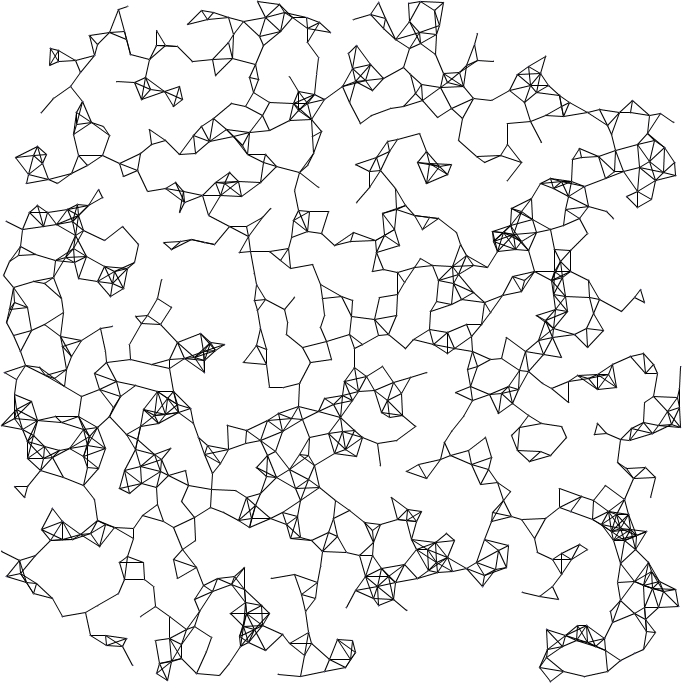
#> input picture Program/test_1.png, 682 x 683 px
$ python FYP_Ben_2.py
#> lines starting #> are read from the running program, lines starting #| are printed output that depends on the picture; after the words box and inside, x2 and y2 are one past the last pixel; in counts of white or black regions, pixels touching at a corner belong together
"""
Created on Mon Oct  7 00:21:49 2019
2019_UM_FST_CPS_FYP_Hole Detection in Sensor Network Project

FYP_07_10_2019
@author:     Ng Kim Hou
@Student ID: DB625369
@Description:
1. Test input an image convert to bitmap
2. Find all the edges

"""
from PIL import Image
import matplotlib.pyplot as plt
import cv2
import numpy as np

#Input the image and the image convert RGB mode
img = Image.open("test_1.png").convert('RGB')

#Copy the image
b_img = img.copy()

#load the image
pixels = b_img.load()

'''

#useing the black pixels to find the edges
for x in range(b_img.height-1):
    for y in range(b_img.width-1):

        #If the pixels is black, change the color to red.
        if (pixels[x, y] != (255, 255, 255)):
            pixels[x, y] = (255, 0, 0)
'''


img2 = cv2.imread('test_1.png')
p_list = []
lowerb = np.array([0, 0, 0])
upperb = np.array([254, 254, 254])
network = cv2.inRange(img2, lowerb, upperb)
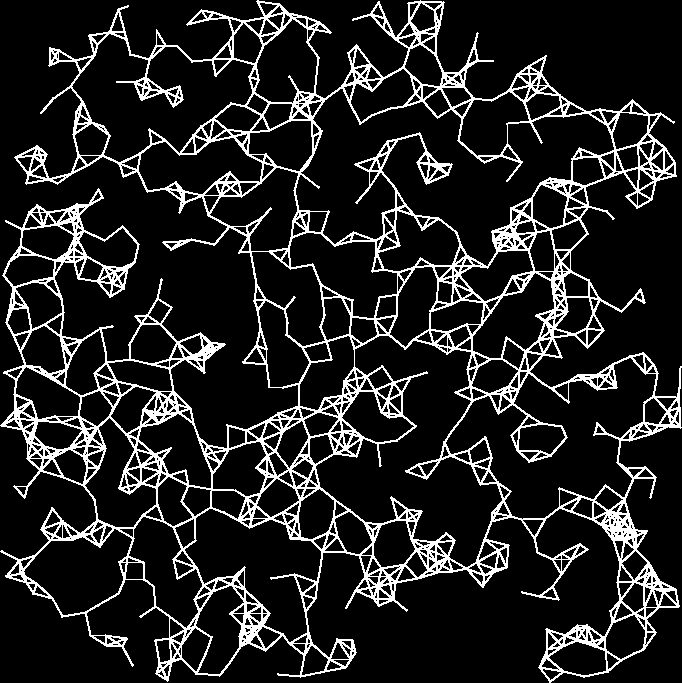
#> network: shape (683, 682); 13.7% white in thin lines or dots
t_point = np.zeros((network.shape[0],network.shape[1]))
cv2.imshow('network',network)
cv2.waitKey(0)
def find_point(img,x,y):
    if (x >= img.shape[0] -4 or y >= img.shape[1] - 4):
        return False
    #print('img:',img_a)
    #print('x:',x_1)
    #print('y:',y_1)
    for x_1 in range(x,x+4):
        #print('x:',x_1)
        for y_1 in range(y,y+4):
            #print('y:',y_1)
            if (img[x,y] == 0):
                #print('not a point:',img_a[x_1,y_1],x_1,y_1)
                return False
    return True

for x in range(network.shape[0]-4):
    for y in range(network.shape[1]-4):
        #If the pixels is black, change the color to red.

        if (find_point(network,x,y) == True):
             p_list.append([x+3,y+3])
             t_point[x+3,y+3] = 255
             x= x+3
             y= y+3
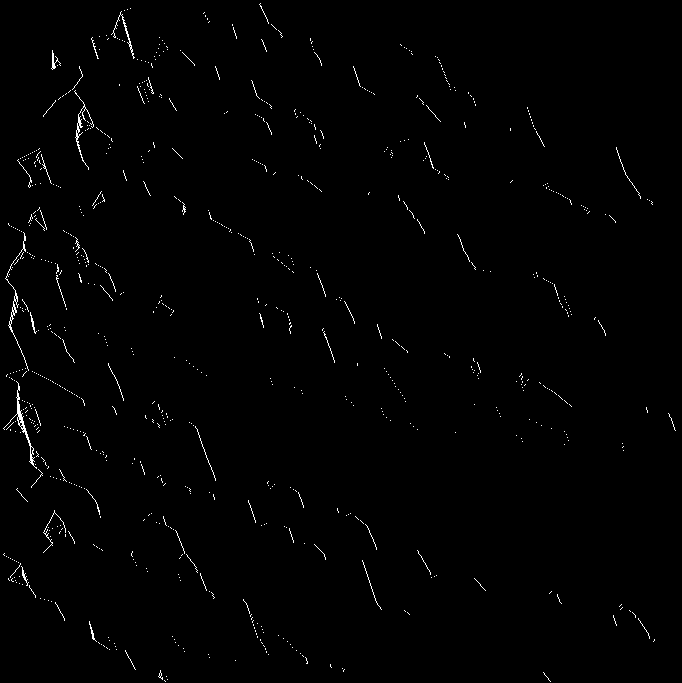
#> t_point: shape (683, 682) float64; 0.86% white in thin lines or dots
#> after the loop, y = 677


cv2.imshow('Point',t_point)
cv2.waitKey(0)
print('DONE')
'''
#Save the image as bitmap
b_img.save("test1.bmp")

plt.figure("img")
plt.imshow(img)
plt.figure("b_img")
plt.imshow(b_img)

plt.title('the result')
plt.show()
'''

$ run again, with Program/data_2.png copied over Program/test_1.png
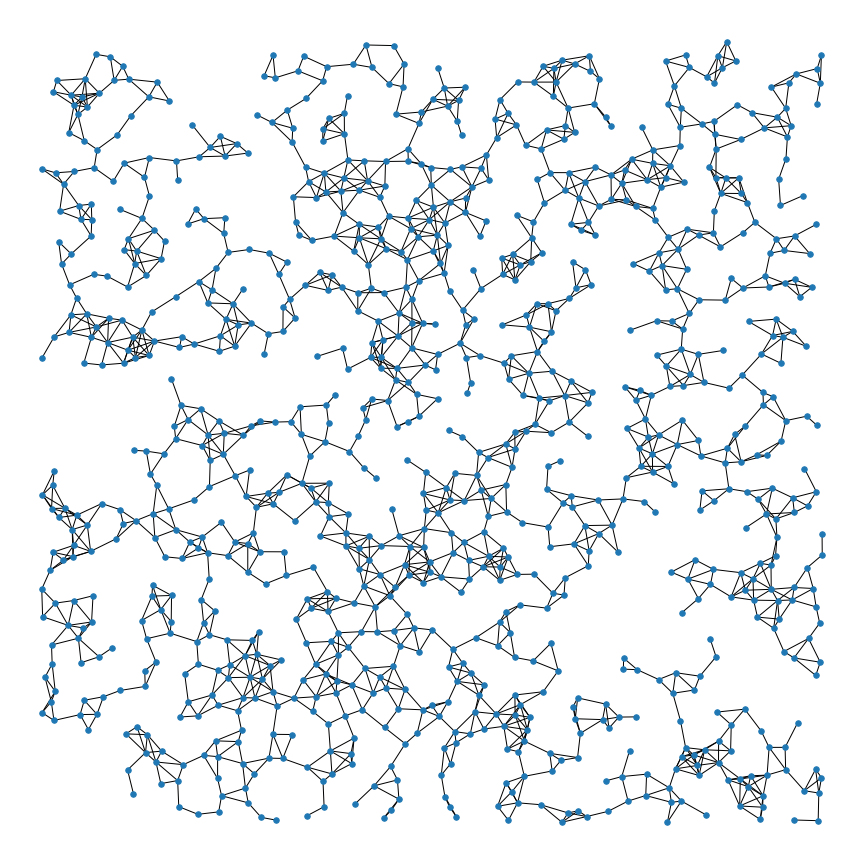
#> input picture Program/data_2.png, 864 x 864 px
#> `network = cv2.inRange(img2, lowerb, upperb)`:
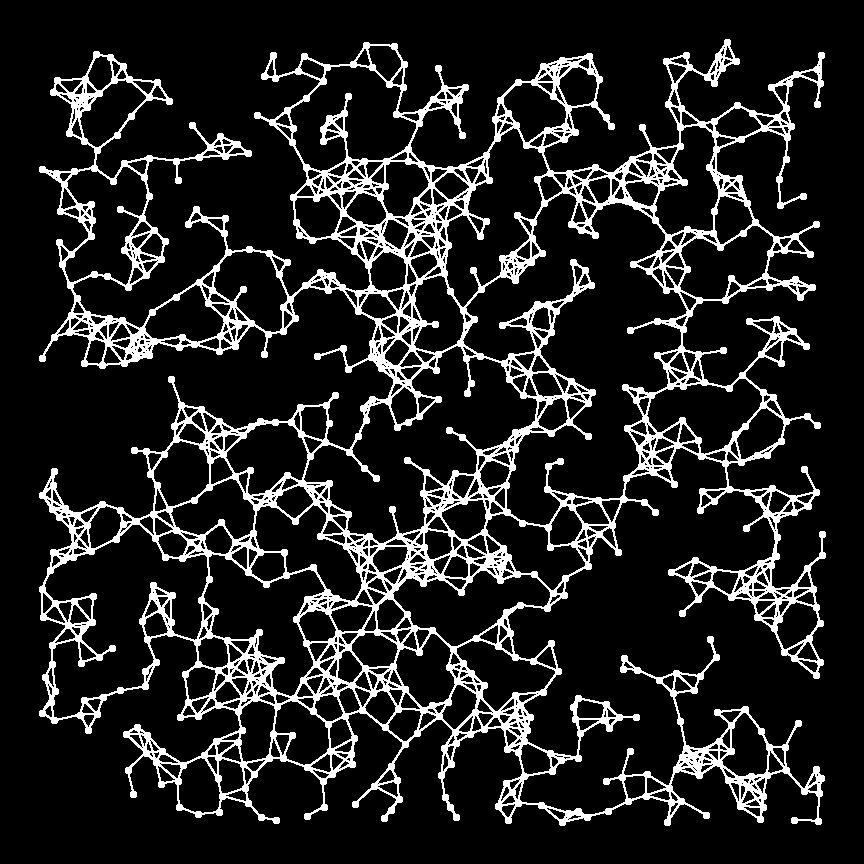
#> network: shape (864, 864); 13.5% white; 1 white region, box (x1, y1, x2, y2) and area: (39, 39, 826, 826) 101042
#> after the loop `for x in range(network.shape[0]-4):`:
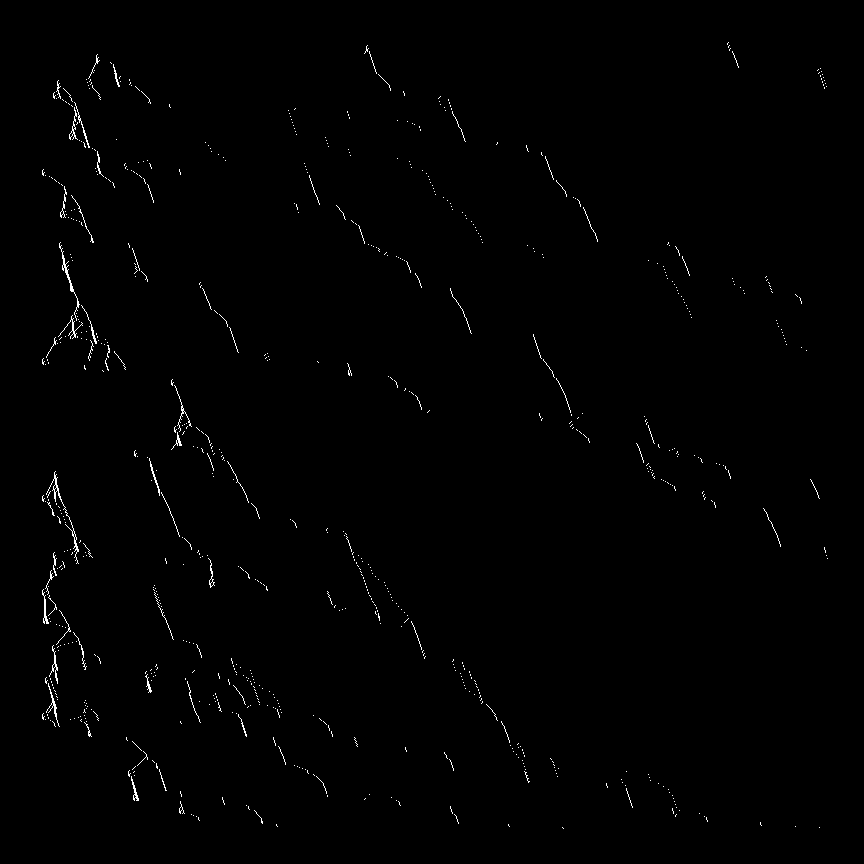
#> t_point: shape (864, 864) float64; 0.62% white in thin lines or dots, all inside (x1, y1, x2, y2) = (42, 42, 828, 829)
